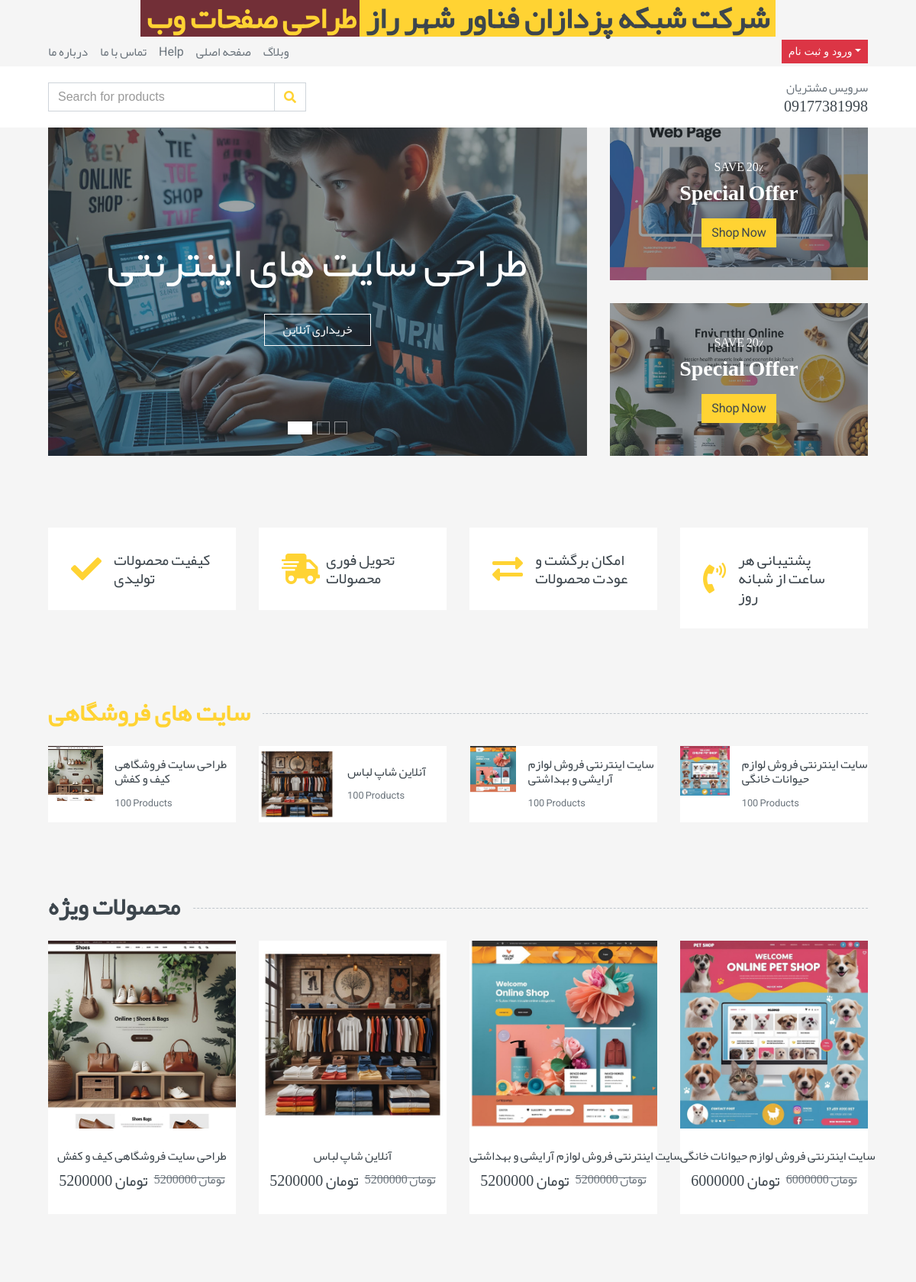
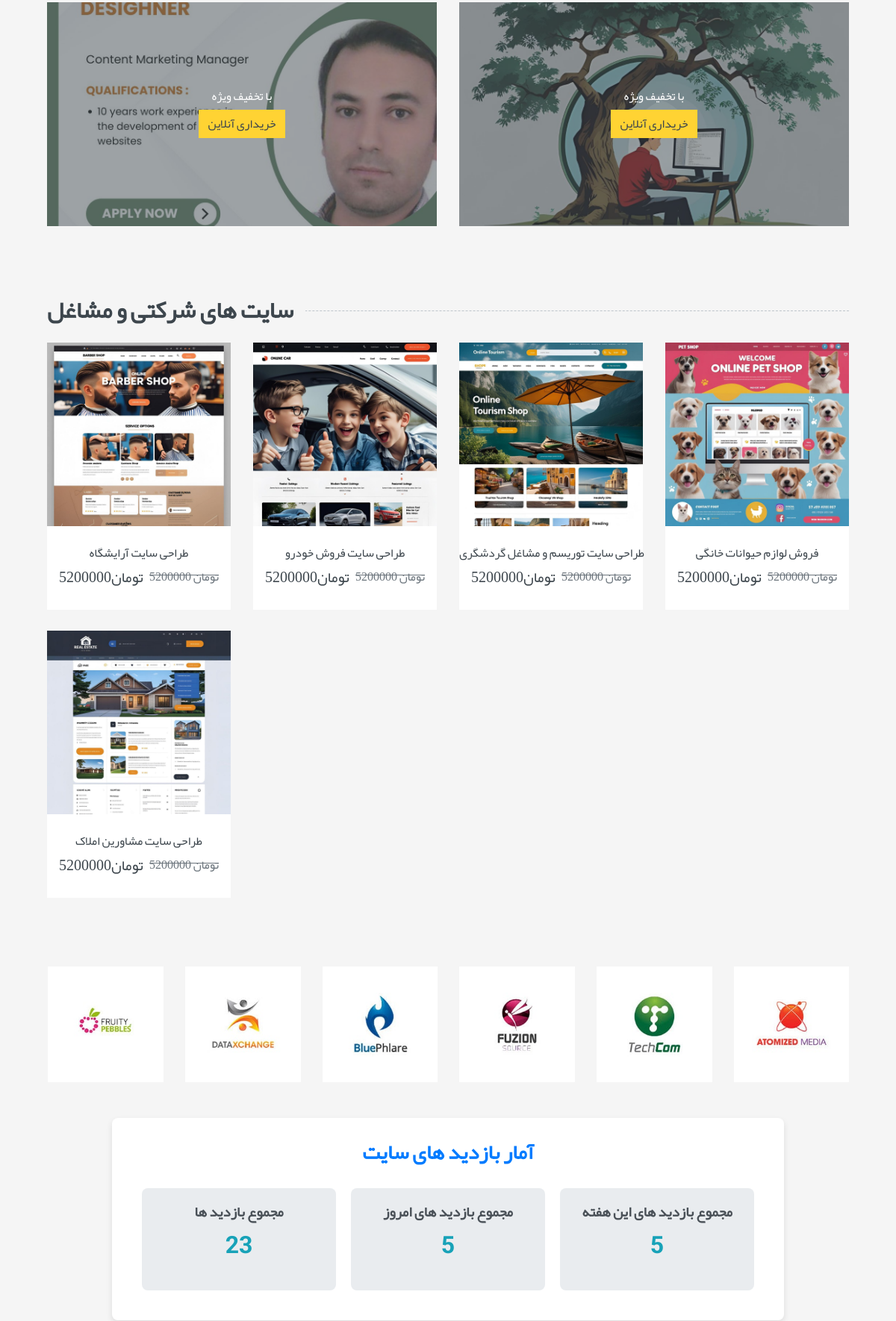
The page / (upper part) on the database its author committed (2 pictures, top to bottom).
### product/models.py (models this page shows, shortened)
class Product(models.Model):
    category = models.ManyToManyField(Category,blank=True,null=True)
    title = models.CharField(max_length=50)
    description =models.TextField()
    price = models.IntegerField()
    discount = models.IntegerField()
    image = models.ImageField(upload_to='products')
    size =models.ManyToManyField("Size", related_name='products', null=True , blank=True)
    color = models.ManyToManyField("Color", related_name='products')

class Job(models.Model):
    title = models.CharField(max_length=50)
    description =models.TextField()
    price = models.IntegerField()
    discount = models.IntegerField()
    image = models.ImageField(upload_to='jobs')

### home/models.py (models this page shows)
class SiteStatistics(models.Model):
    total= models.IntegerField(default=0)
    last_visit_date = models.DateField(null=True, blank=True)
    daily_visits = models.IntegerField(default=0)
    last_week_start = models.DateField(null=True, blank=True)
    weekly_visits = models.IntegerField(default=0)
    def __str__(self):
        return f" {self.total}"

### home/views.py (the view)
# urls.py: path('',views.Home.as_view(),name='home'),
class Home(TemplateView):
    template_name = "home/index.html"
    def get_context_data(self, **kwargs):
        context = super().get_context_data(**kwargs)
        products = Product.objects.all()
        jobs=Job.objects.all()
        self.request.session.get('my_name','ali')
        stats, created = SiteStatistics.objects.get_or_create(id=1)
        today = now().date()
        week_start = (now() - timedelta(days=now().weekday())).date()
        stats.total += 1
        if stats.last_visit_date != today:
            stats.daily_visits = 1
            stats.last_visit_date = today
        else:
            stats.daily_visits += 1
        if stats.last_week_start != week_start:
            stats.weekly_visits = 1
            stats.last_week_start = week_start
        else:
            stats.weekly_visits += 1
        stats.save()
        context['visit_count'] = stats
        context['daily_visits'] = stats.daily_visits
        context['weekly_visits'] = stats.weekly_visits
        context['products'] = products
        context['jobs'] = jobs
        return context

### home/templates/home/index.html (shortened to what this page needs)
{% extends "base.html" %}
{% load static %}
{% block main %}
    <div class="container-fluid mb-3">
        <div class="row px-xl-5">
            <div class="col-lg-8">
                <div id="header-carousel" class="carousel slide carousel-fade mb-30 mb-lg-0" data-ride="carousel">
                    <ol class="carousel-indicators">
                        <li data-target="#header-carousel" data-slide-to="0" class="active"></li>
                        <li data-target="#header-carousel" data-slide-to="1"></li>
                        <li data-target="#header-carousel" data-slide-to="2"></li>
                    </ol>
                    <div class="carousel-inner">
                        <div class="carousel-item position-relative active" style="height: 430px;">
                            <img class="position-absolute w-100 h-100" src="{% static 'img/carousel-1.jpg' %}" style="object-fit: cover;">
                            <div class="carousel-caption d-flex flex-column align-items-center justify-content-center">
                                <div class="p-3" style="max-width: 700px;">
                                    <h1 class="display-4 text-white mb-3 animate__animated animate__fadeInDown">طراحی سایت های اینترنتی</h1>
                                    <a class="btn btn-outline-light py-2 px-4 mt-3 animate__animated animate__fadeInUp" href="#">خریداری آنلاین</a>
                                </div>
                            </div>
                        </div>
                    </div>
                </div>
            </div>
            <div class="col-lg-4">
                <div class="product-offer mb-30" style="height: 200px;">
                    <img class="img-fluid" src="{% static 'img/web design.jpg' %} " alt="">
                    <div class="offer-text">
                        <h6 class="text-white text-uppercase">Save 20%</h6>
                        <h3 class="text-white mb-3">Special Offer</h3>
                        <a href="" class="btn btn-primary">Shop Now</a>
                    </div>
                </div>
                <div class="product-offer mb-30" style="height: 200px;">
                    <img class="img-fluid" src="{% static 'img/health.jpg' %}" alt="">
                    <div class="offer-text">
                        <h6 class="text-white text-uppercase">Save 20%</h6>
                        <h3 class="text-white mb-3">Special Offer</h3>
                        <a href="" class="btn btn-primary">Shop Now</a>
                    </div>
                </div>
            </div>
        </div>
    </div>
    <div class="container-fluid pt-5">
        <div class="row px-xl-5 pb-3">
            <div class="col-lg-3 col-md-6 col-sm-12 pb-1">
                <div class="d-flex align-items-center bg-light mb-4" style="padding: 30px;">
                    <h1 class="fa fa-check text-primary m-0 mr-3"></h1>
                    <h5 class="font-weight-semi-bold m-0">کیفیت محصولات تولیدی</h5>
                </div>
            </div>
            <div class="col-lg-3 col-md-6 col-sm-12 pb-1">
                <div class="d-flex align-items-center bg-light mb-4" style="padding: 30px;">
                    <h1 class="fa fa-shipping-fast text-primary m-0 mr-2"></h1>
                    <h5 class="font-weight-semi-bold m-0">تحویل فوری محصولات</h5>
                </div>
            </div>
            <div class="col-lg-3 col-md-6 col-sm-12 pb-1">
                <div class="d-flex align-items-center bg-light mb-4" style="padding: 30px;">
                    <h1 class="fas fa-exchange-alt text-primary m-0 mr-3"></h1>
                    <h5 class="font-weight-semi-bold m-0">امکان برگشت و عودت محصولات</h5>
                </div>
            </div>
            <div class="col-lg-3 col-md-6 col-sm-12 pb-1">
                <div class="d-flex align-items-center bg-light mb-4" style="padding: 30px;">
                    <h1 class="fa fa-phone-volume text-primary m-0 mr-3"></h1>
                    <h5 class="font-weight-semi-bold m-0">پشتیبانی هر ساعت از شبانه روز</h5>
                </div>
            </div>
        </div>
    </div>
    <div class="container-fluid pt-5">
        <h2 class="section-title position-relative text-uppercase mx-xl-5 mb-4"><span class="bg-secondary pr-3">  <a href="">سایت های فروشگاهی </a>  </span></h2>
        <div class="row px-xl-5 pb-3">
            {% for product in products %}
            <div class="col-lg-3 col-md-4 col-sm-6 pb-1">
                <a class="text-decoration-none" href=" {% url "Product:product_detail" pk=product.id %}">
                    <div class="cat-item d-flex align-items-center mb-4">
                        <div class="overflow-hidden" style="width: 100px; height: 100px;">
                            <img class="img-fluid" src="{{ product.image.url }}" alt="">
                        </div>
                        <div class="flex-fill pl-3">
                            <h6>{{ product.title}}</h6>
                            <small class="text-body">100 Products</small>
                        </div>
                    </div>
                </a>
            </div>
            {% endfor %}
        </div>
    </div>
    <div class="container-fluid pt-5 pb-3">
        <h2 class="section-title position-relative text-uppercase mx-xl-5 mb-4"><span class="bg-secondary pr-3">محصولات ویژه</span></h2>
        <div class="row px-xl-5">
            {% for item in products  %}
            <div class="col-lg-3 col-md-4 col-sm-6 pb-1">
                <div class="product-item bg-light mb-4">
                    <div class="product-img position-relative overflow-hidden">
                        <img class="img-fluid w-100" src=" {{ item.image.url}}" alt="">
                        <div class="product-action">
                        </div>
                    </div>
                    <div class="text-center py-4">
                        <a class="h6 text-decoration-none text-truncate" href="">{{ item.title}}</a>
                        <div class="d-flex align-items-center justify-content-center mt-2">
                            <h5>  {{item.price}} تومان</h5><h6 class="text-muted ml-2"><del>تومان {{item.price}}</del></h6>
                        </div>
                    </div>
                </div>
            </div>
            {% endfor %}
        </div>
    </div>
    <div class="container-fluid pt-5 pb-3">
        <div class="row px-xl-5">
            <div class="col-md-6">
                <div class="product-offer mb-30" style="height: 300px;">
                    <div class="offer-text">
                        <h6 class="text-white text-uppercase">با تخفیف ویژه</h6>
                        <a href="" class="btn btn-primary">خریداری آنلاین</a>
                    </div>
                </div>
            </div>
            <div class="col-md-6">
                <div class="product-offer mb-30" style="height: 300px;">
                    <div class="offer-text">
                        <h6 class="text-white text-uppercase">با تخفیف ویژه</h6>
                        <a href="" class="btn btn-primary">خریداری آنلاین</a>
                    </div>
                </div>
            </div>
        </div>
    </div>
    <div class="container-fluid pt-5 pb-3">
        <h2 class="section-title position-relative text-uppercase mx-xl-5 mb-4"><span class="bg-secondary pr-3">سایت های شرکتی و مشاغل  </span></h2>
        <div class="row px-xl-5">
            {% for job in jobs %}
                        <div class="col-lg-3 col-md-4 col-sm-6 pb-1">
                <div class="product-item bg-light mb-4">
                    <div class="product-img position-relative overflow-hidden">
                        <img class="img-fluid w-100" src="{{job.image.url}}" alt="">
                        <div class="product-action">
                        </div>
                    </div>
                    <div class="text-center py-4">
                        <a class="h6 text-decoration-none text-truncate" href="">{{job.title}}</a>
                        <div class="d-flex align-items-center justify-content-center mt-2">
                            <h5>تومان{{job.price}}</h5><h6 class="text-muted ml-2"><del> تومان {{job.price}}</del></h6>
                        </div>
                    </div>
                </div>
            </div>
            {% endfor %}
        </div>
    </div>
    <div class="container-fluid py-5">
        <div class="row px-xl-5">
            <div class="col">
                <div class="owl-carousel vendor-carousel">
                    <div class="bg-light p-4">
                        <img src="{% static 'img/vendor-1.jpg' %}" alt="">
                    </div>
                    <div class="bg-light p-4">
                        <img src="{% static 'img/vendor-2.jpg' %}" alt="">
                    </div>
                    <div class="bg-light p-4">
                        <img src="{% static 'img/vendor-3.jpg' %}" alt="">
                    </div>
                    <div class="bg-light p-4">
                        <img src="{% static 'img/vendor-4.jpg' %}" alt="">
                    </div>
                    <div class="bg-light p-4">
                        <img src="{% static 'img/vendor-5.jpg' %}" alt="">
                    </div>
                    <div class="bg-light p-4">
                        <img src="{% static 'img/vendor-6.jpg' %}" alt="">
                    </div>
                </div>
            </div>
        </div>
    </div>
    <div class="stat">
<div class="container-stat">
        <h3 class="h1-stat">آمار بازدید های سایت </h3>
        <div class="stats">
            <div class="stat-card">
                <h2>مجموع بازدید ها</h2>
                 <p class="count" id="total-visits">{{visit_count}}</p>
            </div>
            <div class="stat-card">
                <h2>مجموع بازدید های امروز</h2>
                <p class="count" id="today-visits">{{daily_visits}}</p>
            </div>
            <div class="stat-card">
                <h2>مجموع بازدید های این هفته</h2>
                <p class="count" id="weekly-visits">{{weekly_visits}}</p>
            </div>
        </div>
    </div>
</body>
</html>
{% endblock main %}

### rows shown on the page
Product: image (picture), title "طراحی سایت فروشگاهی کیف و کفش", price "5200000"
Product: image (picture), title "آنلاین شاپ لباس", price "5200000"
Product: image (picture), title "سایت اینترنتی فروش لوازم آرایشی و بهداشتی", price "5200000"
Product: image (picture), title "سایت اینترنتی فروش لوازم حیوانات خانگی", price "6000000"
Job: image (picture), title "طراحی سایت آرایشگاه", price "5200000"
Job: image (picture), title "طراحی سایت فروش خودرو", price "5200000"
Job: image (picture), title "طراحی سایت توریسم و مشاغل گردشگری", price "5200000"
Job: image (picture), title "فروش لوازم حیوانات خانگی", price "5200000"
Job: image (picture), title "طراحی سایت مشاورین املاک", price "5200000"
SiteStatistics: total "23"

### other values the page prints
{{ daily_visits }} "5"
{{ weekly_visits }} "5"
